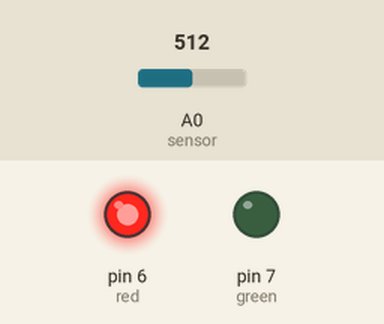
Recording of a sketch running on a simulated Arduino Uno, built with avr-gcc and run on an emulated ATmega328P. Shown: output pins drawn as LEDs (lit = HIGH). The test bench sets the inputs (shaded band); at power-on: A0 (sensor) = 512.

Above: at 0.1 s.
Timing chart, 0 to 1.6 s (numbered marks = the images above):
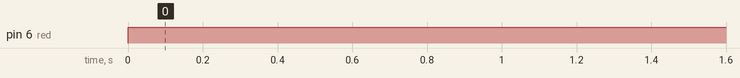

The sketch:

temp.ino
```cpp
int sensor = A0;

int red = 6;
int green = 7;

void setup() {
  pinMode(sensor, INPUT); //Setup sensor
  pinMode(red, OUTPUT);   //Setup red LED
  pinMode(green, OUTPUT); //Setup red LED
}

void loop() {

   double reading = analogRead(sensor); //Get reading
   double vol= (reading * (5.0/1024));    //Find relative voltage
   double temp = ((vol-0.5)*100);   //Find temp

   //If temp is out of comfortable range:
   if (temp<20.0 || temp>24.0 ) {
      digitalWrite(red, HIGH);   //Turn on red light
      digitalWrite(green, LOW);  //Turn off green light
  }

  //If temp is in comfortable range:
  else if (20.0<temp && temp<25.0) {
      digitalWrite(green, HIGH);  //Turn on green light
      digitalWrite(red, LOW);     //Turn off red light
  }

}
```

Measured:
- by itself, pin 6 (red): LOW → HIGH at 0.00 s
